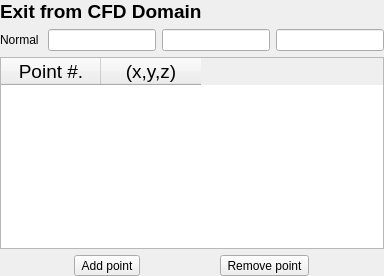
         <widget class="QWidget" name="Pg2_BA_Exit">
          <layout class="QVBoxLayout" name="verticalLayout_12">
           <property name="leftMargin">
            <number>0</number>
           </property>
           <property name="topMargin">
            <number>0</number>
           </property>
           <property name="rightMargin">
            <number>0</number>
           </property>
           <property name="bottomMargin">
            <number>0</number>
           </property>
           <item>
            <widget class="QLabel" name="Lbl_BA_ExitH2">
             <property name="font">
              <font>
               <pointsize>14</pointsize>
               <weight>75</weight>
               <bold>true</bold>
              </font>
             </property>
             <property name="text">
              <string>&lt;html&gt;&lt;head/&gt;&lt;body&gt;&lt;p&gt;Exit from CFD Domain&lt;/p&gt;&lt;/body&gt;&lt;/html&gt;</string>
             </property>
            </widget>
           </item>
           <item>
            <layout class="QHBoxLayout" name="HLY_BA_ExitNormal">
             <item>
              <widget class="QLabel" name="Lbl_BA_ExitNormal">
               <property name="text">
                <string>Normal </string>
               </property>
              </widget>
             </item>
             <item>
              <widget class="QLineEdit" name="Led_BA_ExitNx"/>
             </item>
             <item>
              <widget class="QLineEdit" name="Led_BA_ExitNy"/>
             </item>
             <item>
              <widget class="QLineEdit" name="Led_BA_ExitNz"/>
             </item>
            </layout>
           </item>
           <item>
            <widget class="QTableWidget" name="Tbl_BA_ExitInterPt">
             <property name="font">
              <font>
               <pointsize>14</pointsize>
              </font>
             </property>
             <column>
              <property name="text">
               <string>Point #.</string>
              </property>
             </column>
             <column>
              <property name="text">
               <string>(x,y,z)</string>
              </property>
             </column>
            </widget>
           </item>
           <item>
            <layout class="QHBoxLayout" name="HLY_BA_ExitAddPt">
             <item>
              <widget class="QToolButton" name="But_BA_ExitAddPt">
               <property name="text">
                <string>Add point</string>
               </property>
              </widget>
             </item>
             <item>
              <widget class="QToolButton" name="But_BA_ExitRemPt">
               <property name="text">
                <string>Remove point</string>
               </property>
              </widget>
             </item>
            </layout>
           </item>
          </layout>
         </widget>
